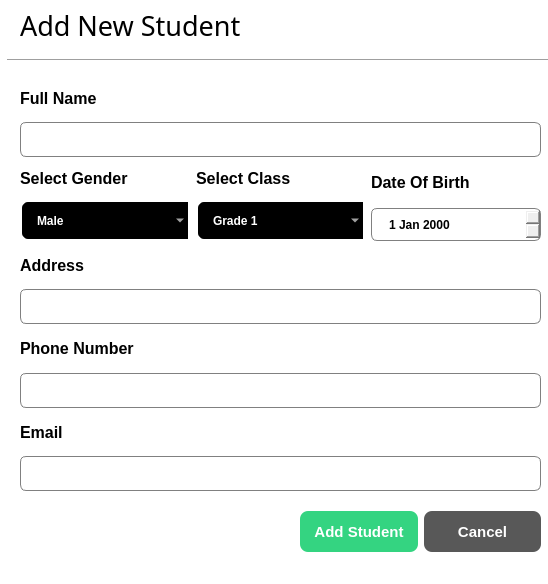
<?xml version="1.0" encoding="UTF-8"?>
<ui version="4.0">
 <class>StudentsDialog</class>
 <widget class="QDialog" name="StudentsDialog">
  <property name="geometry">
   <rect>
    <x>0</x>
    <y>0</y>
    <width>548</width>
    <height>584</height>
   </rect>
  </property>
  <property name="font">
   <font>
    <bold>true</bold>
   </font>
  </property>
  <property name="windowTitle">
   <string>Dialog</string>
  </property>
  <property name="styleSheet">
   <string notr="true">QDialog{
	background-color:white;
}

QLineEdit{
	border:1px solid gray;
	border-radius: 6px;
	padding-left: 15px;
	height:35px;
}

QDateEdit{
	border:1px solid gray;
	border-radius: 6px;
	padding-left: 15px;
	height:31px;
}

QComboBox{
	border:2px solid white;
	border-radius: 8px;
	padding: 1px 18px 1px 3px;
	background-color:black;
	color : white;
	height: 35px;
	padding-left: 15px;
	font-weight: bold;
	selection-background-color: #2980B9;
}</string>
  </property>
  <widget class="Line" name="line">
   <property name="geometry">
    <rect>
     <x>7</x>
     <y>50</y>
     <width>541</width>
     <height>20</height>
    </rect>
   </property>
   <property name="orientation">
    <enum>Qt::Orientation::Horizontal</enum>
   </property>
  </widget>
  <widget class="QLabel" name="label">
   <property name="geometry">
    <rect>
     <x>20</x>
     <y>5</y>
     <width>261</width>
     <height>41</height>
    </rect>
   </property>
   <property name="font">
    <font>
     <family>Franklin Gothic Heavy</family>
     <pointsize>20</pointsize>
     <bold>false</bold>
    </font>
   </property>
   <property name="text">
    <string>Add New Student</string>
   </property>
  </widget>
  <widget class="QWidget" name="layoutWidget">
   <property name="geometry">
    <rect>
     <x>20</x>
     <y>80</y>
     <width>521</width>
     <height>411</height>
    </rect>
   </property>
   <layout class="QVBoxLayout" name="verticalLayout_8">
    <item>
     <layout class="QVBoxLayout" name="verticalLayout">
      <item>
       <widget class="QLabel" name="label_2">
        <property name="font">
         <font>
          <pointsize>12</pointsize>
          <bold>true</bold>
         </font>
        </property>
        <property name="text">
         <string>Full Name</string>
        </property>
       </widget>
      </item>
      <item>
       <widget class="QLineEdit" name="name_lineEdit">
        <property name="minimumSize">
         <size>
          <width>0</width>
          <height>35</height>
         </size>
        </property>
        <property name="maximumSize">
         <size>
          <width>16777215</width>
          <height>35</height>
         </size>
        </property>
       </widget>
      </item>
     </layout>
    </item>
    <item>
     <layout class="QHBoxLayout" name="horizontalLayout">
      <item>
       <layout class="QVBoxLayout" name="verticalLayout_5">
        <item>
         <widget class="QLabel" name="label_6">
          <property name="font">
           <font>
            <pointsize>12</pointsize>
            <bold>true</bold>
           </font>
          </property>
          <property name="text">
           <string>Select Gender</string>
          </property>
         </widget>
        </item>
        <item>
         <widget class="QComboBox" name="gender_comboBox">
          <item>
           <property name="text">
            <string>Male</string>
           </property>
          </item>
          <item>
           <property name="text">
            <string>Female</string>
           </property>
          </item>
         </widget>
        </item>
       </layout>
      </item>
      <item>
       <layout class="QVBoxLayout" name="verticalLayout_6">
        <item>
         <widget class="QLabel" name="label_7">
          <property name="font">
           <font>
            <pointsize>12</pointsize>
            <bold>true</bold>
           </font>
          </property>
          <property name="text">
           <string>Select Class</string>
          </property>
         </widget>
        </item>
        <item>
         <widget class="QComboBox" name="class_comboBox">
          <item>
           <property name="text">
            <string>Grade 1</string>
           </property>
          </item>
          <item>
           <property name="text">
            <string>Grade 2</string>
           </property>
          </item>
          <item>
           <property name="text">
            <string>Grade 3</string>
           </property>
          </item>
          <item>
           <property name="text">
            <string>Grade 4</string>
           </property>
          </item>
          <item>
           <property name="text">
            <string>Grade 5</string>
           </property>
          </item>
          <item>
           <property name="text">
            <string>Grade 6</string>
           </property>
          </item>
          <item>
           <property name="text">
            <string>Grade 7</string>
           </property>
          </item>
          <item>
           <property name="text">
            <string>Grade 8</string>
           </property>
          </item>
          <item>
           <property name="text">
            <string>Grade 9</string>
           </property>
          </item>
          <item>
           <property name="text">
            <string>Grade 10</string>
           </property>
          </item>
          <item>
           <property name="text">
            <string>Grade 11</string>
           </property>
          </item>
          <item>
           <property name="text">
            <string>Grade 12</string>
           </property>
          </item>
         </widget>
        </item>
       </layout>
      </item>
      <item>
       <layout class="QVBoxLayout" name="verticalLayout_7">
        <item>
         <widget class="QLabel" name="label_8">
          <property name="font">
           <font>
            <pointsize>12</pointsize>
            <bold>true</bold>
           </font>
          </property>
          <property name="text">
           <string>Date Of Birth</string>
          </property>
         </widget>
        </item>
        <item>
         <widget class="QDateEdit" name="dob_dateEdit">
          <property name="font">
           <font>
            <bold>true</bold>
           </font>
          </property>
         </widget>
        </item>
       </layout>
      </item>
     </layout>
    </item>
    <item>
     <layout class="QVBoxLayout" name="verticalLayout_2">
      <item>
       <widget class="QLabel" name="label_3">
        <property name="font">
         <font>
          <pointsize>12</pointsize>
          <bold>true</bold>
         </font>
        </property>
        <property name="text">
         <string>Address</string>
        </property>
       </widget>
      </item>
      <item>
       <widget class="QLineEdit" name="address_lineEdit">
        <property name="minimumSize">
         <size>
          <width>0</width>
          <height>35</height>
         </size>
        </property>
        <property name="maximumSize">
         <size>
          <width>16777215</width>
          <height>35</height>
         </size>
        </property>
       </widget>
      </item>
     </layout>
    </item>
    <item>
     <layout class="QVBoxLayout" name="verticalLayout_3">
      <item>
       <widget class="QLabel" name="label_4">
        <property name="font">
         <font>
          <pointsize>12</pointsize>
          <bold>true</bold>
         </font>
        </property>
        <property name="text">
         <string>Phone Number</string>
        </property>
       </widget>
      </item>
      <item>
       <widget class="QLineEdit" name="phone_lineEdit">
        <property name="minimumSize">
         <size>
          <width>0</width>
          <height>35</height>
         </size>
        </property>
        <property name="maximumSize">
         <size>
          <width>16777215</width>
          <height>35</height>
         </size>
        </property>
       </widget>
      </item>
     </layout>
    </item>
    <item>
     <layout class="QVBoxLayout" name="verticalLayout_4">
      <item>
       <widget class="QLabel" name="label_5">
        <property name="font">
         <font>
          <pointsize>12</pointsize>
          <bold>true</bold>
         </font>
        </property>
        <property name="text">
         <string>Email</string>
        </property>
       </widget>
      </item>
      <item>
       <widget class="QLineEdit" name="email_lineEdit">
        <property name="minimumSize">
         <size>
          <width>0</width>
          <height>35</height>
         </size>
        </property>
        <property name="maximumSize">
         <size>
          <width>16777215</width>
          <height>35</height>
         </size>
        </property>
       </widget>
      </item>
     </layout>
    </item>
   </layout>
  </widget>
  <widget class="QWidget" name="layoutWidget">
   <property name="geometry">
    <rect>
     <x>300</x>
     <y>510</y>
     <width>241</width>
     <height>43</height>
    </rect>
   </property>
   <layout class="QHBoxLayout" name="horizontalLayout_2">
    <item>
     <widget class="QPushButton" name="saveStudent_btn">
      <property name="minimumSize">
       <size>
        <width>0</width>
        <height>41</height>
       </size>
      </property>
      <property name="styleSheet">
       <string notr="true">QPushButton{
	background-color:#34D481;
	color:white;
	border:none;
	border-radius:8px;
	font-weight:bold;
	font-size: 15px;
}</string>
      </property>
      <property name="text">
       <string>Add Student</string>
      </property>
     </widget>
    </item>
    <item>
     <widget class="QPushButton" name="cancel_btn">
      <property name="minimumSize">
       <size>
        <width>0</width>
        <height>41</height>
       </size>
      </property>
      <property name="styleSheet">
       <string notr="true">QPushButton{
	background-color:#585858;
	color:white;
	border:none;
	border-radius:8px;
	font-weight:bold;
	font-size: 15px;
}</string>
      </property>
      <property name="text">
       <string>Cancel</string>
      </property>
     </widget>
    </item>
   </layout>
  </widget>
 </widget>
 <resources/>
 <connections/>
</ui>
